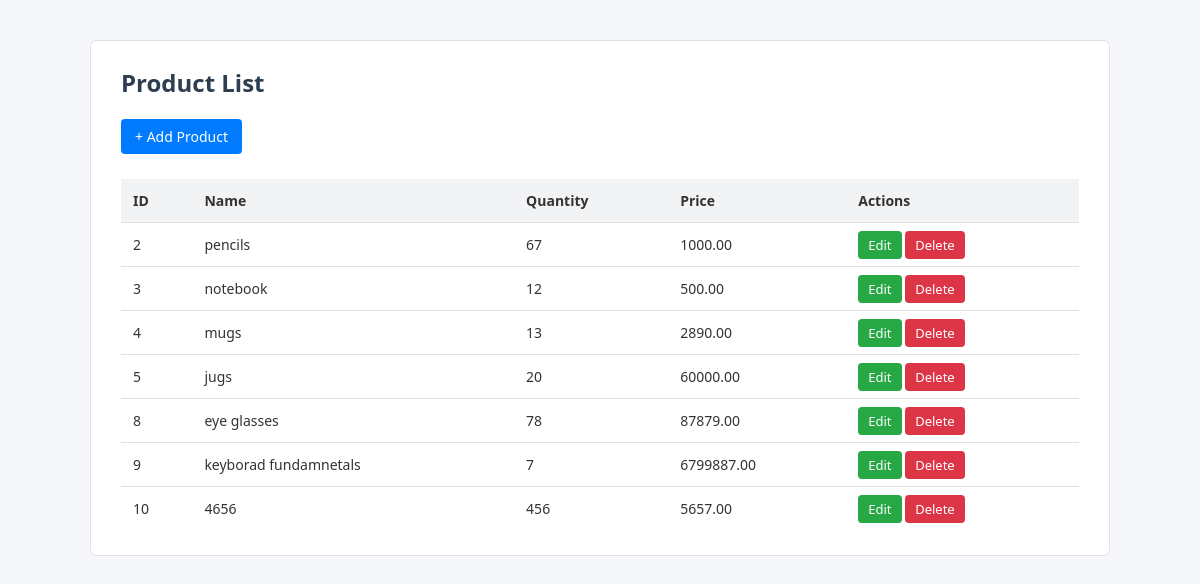
Screenshot of /view_products.php with the database file from the repository.
### tables this page shows
CREATE TABLE `products` (
  `product_id` int(11) NOT NULL,
  `product_name` varchar(100) NOT NULL,
  `category` varchar(50) DEFAULT NULL,
  `quantity` int(11) NOT NULL,
  `price` decimal(10,2) NOT NULL
);

### view_products.php (the view, shortened to what this page needs)
<?php
include 'db_connect.php';
$sql = "SELECT * FROM products";
$result = mysqli_query($conn, $sql);
?>
<!DOCTYPE html>
<html>
<head>
    <link rel="stylesheet" href="style.css">
</head>
<body>
<div class="container">
<div class="card">
<h2>Product List</h2>
<a href="add_product.php" class="top-btn">+ Add Product</a>
<table>
<thead>
<tr>
    <th>ID</th>
    <th>Name</th>
    <th>Quantity</th>
    <th>Price</th>
    <th>Actions</th>
</tr>
</thead>
<tbody>
<?php
if (mysqli_num_rows($result) > 0) {
    while($row = mysqli_fetch_assoc($result)) {
        echo "<tr>
                <td>".$row['product_id']."</td>
                <td>".$row['product_name']."</td>
                <td>".$row['quantity']."</td>
                <td>".$row['price']."</td>
                <td>
                    <a href='update_product.php?id=".$row['product_id']."' class='action-btn edit'>Edit</a>
                    <a href='delete_product.php?id=".$row['product_id']."' onclick='return confirm(\"Are you sure?\")' class='action-btn delete'>Delete</a>
                </td>
              </tr>";
    }
} else {
    echo "<tr><td colspan='5'>No products found</td></tr>";
}
?>
</tbody>
</table>
</div>
</div>
</body>
</html>

### style.css (style rules this page uses)
* { margin: 0; padding: 0; box-sizing: border-box; }
body { font-family: 'Segoe UI', Arial, sans-serif; background-color: #f5f7fa; color: #333; }
.container { width: 85%; margin: 40px auto; }
.card { background: #ffffff; padding: 25px 30px; border-radius: 6px; border: 1px solid #e0e0e0; }
h2 { margin-bottom: 20px; font-weight: 600; color: #2c3e50; }
table { width: 100%; border-collapse: collapse; margin-top: 10px; }
thead { background-color: #f1f3f5; }
th { text-align: left; padding: 12px; font-weight: 600; font-size: 14px; }
td { padding: 12px; border-top: 1px solid #e0e0e0; font-size: 14px; }
.action-btn { padding: 5px 10px; border-radius: 4px; font-size: 13px; }
.edit { background-color: #28a745; color: white; }
.delete { background-color: #dc3545; color: white; }
.top-btn { display: inline-block; margin-bottom: 15px; background-color: #007bff; color: white; padding: 8px 14px; border-radius: 4px; font-size: 14px; }
a { text-decoration: none; }
* { margin: 0; padding: 0; box-sizing: border-box; font-family: 'Segoe UI', Tahoma, Geneva, Verdana, sans-serif; }

### rows the page displays
products: product_id "2", product_name "pencils", quantity "67", price "1000.00"
products: product_id "3", product_name "notebook", quantity "12", price "500.00"
products: product_id "4", product_name "mugs", quantity "13", price "2890.00"
products: product_id "5", product_name "jugs", quantity "20", price "60000.00"
products: product_id "8", product_name "eye glasses", quantity "78", price "87879.00"
products: product_id "9", product_name "keyborad fundamnetals", quantity "7", price "6799887.00"
products: product_id "10", product_name "4656", quantity "456", price "5657.00"
